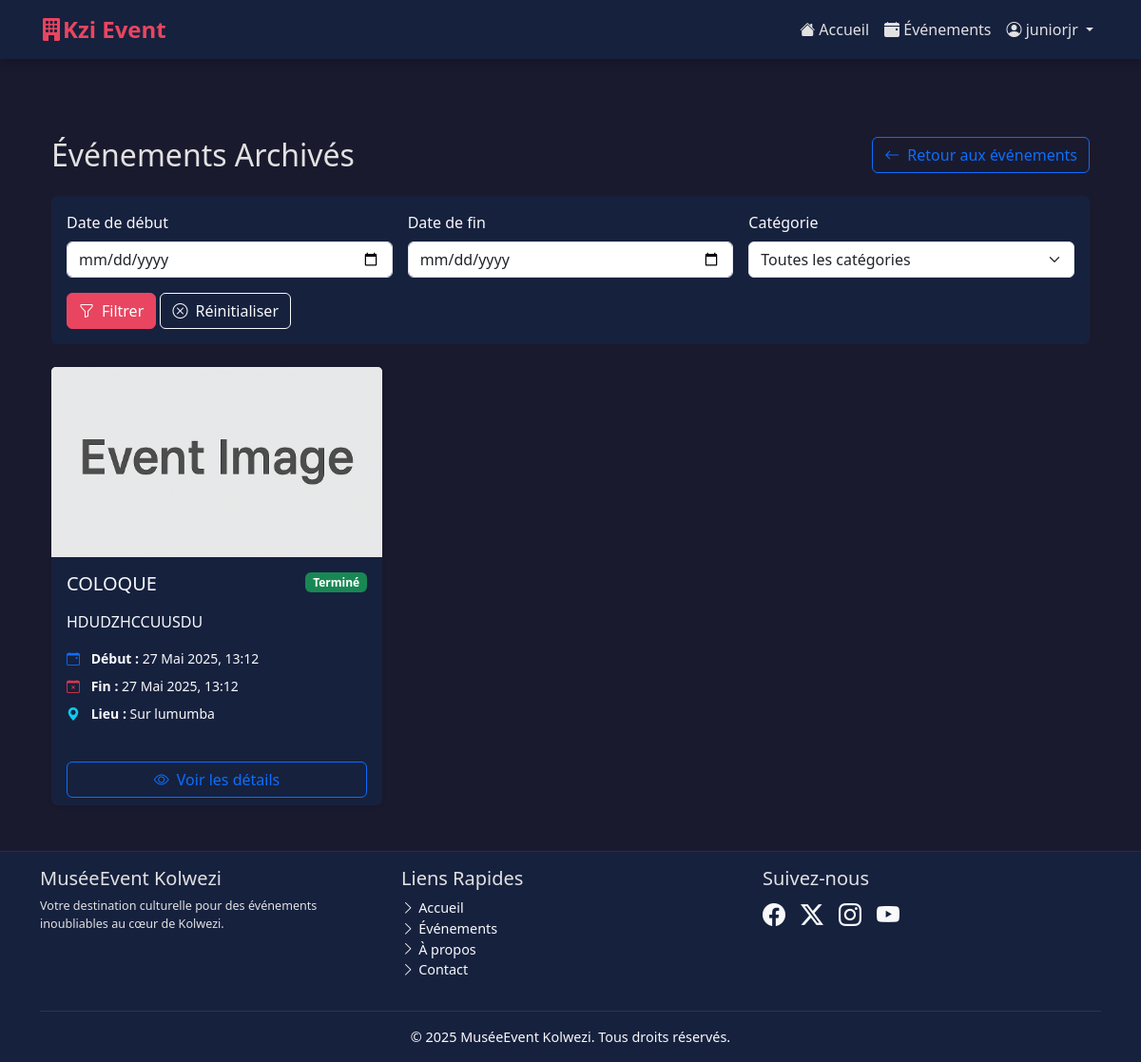
The page /evenements/archives/ (signed in) on the database its author committed.
### GestionEvenement/models.py (models this page shows, shortened)
class Evenement(models.Model):
    STATUT_CHOICES = [
        ('BROUILLON', 'Brouillon'),
        ('PUBLIE', 'Publié'),
        ('ANNULE', 'Annulé'),
        ('TERMINE', 'Terminé'),
    ]
    nom = models.CharField(max_length=200)
    description = models.TextField()
    date_debut = models.DateTimeField()
    date_fin = models.DateTimeField()
    lieu = models.CharField(max_length=255)
    capacite = models.PositiveIntegerField()
    prix = models.DecimalField(max_digits=10, decimal_places=2, default=0.00)
    statut = models.CharField(max_length=20, choices=STATUT_CHOICES, default='BROUILLON')
    image = models.ImageField(upload_to='evenements/', null=True, blank=True)
    categorie = models.ForeignKey(CategorieEvenement, on_delete=models.SET_NULL, null=True, blank=True, related_name='evenements_cat')
    calendrier = models.ForeignKey(Calendrier, on_delete=models.SET_NULL, null=True, blank=True, related_name='evenements_cal')
    responsable_programmation = models.ForeignKey(ChargeDeProgrammation, on_delete=models.SET_NULL, null=True, blank=True, related_name='evenements_programmes')
    responsable_communication = models.ForeignKey(ChargeDeCommunication, on_delete=models.SET_NULL, null=True, blank=True, related_name='evenements_communiques')

### GestionEvenement/views.py (the view)
# urls.py: path('evenements/archives/', views.evenements_archives, name='evenements_archives'),
@login_required
@user_passes_test(lambda u: hasattr(u, "chargedeprogrammation") or is_admin_staff(u))
def evenements_archives(request):
    evenements = Evenement.objects.filter(
        date_fin__lt=timezone.now()
    ).order_by('-date_fin')
    context = {
        'evenements': evenements
    }
    return render(request, 'GestionEvenement/evenements/evenements_archives.html', context)

### GestionEvenement/templates/GestionEvenement/evenements/evenements_archives.html (shortened to what this page needs)
{% extends "GestionEvenement/base.html" %}
{% load static %}
{% block content %}
<div class="container py-5">
    <div class="row">
        <div class="col-12">
            <div class="d-flex justify-content-between align-items-center mb-4">
                <h2 class="mb-0">Événements Archivés</h2>
                <a href="{% url 'GestionEvenement:liste_evenements_admin' %}" class="btn btn-outline-primary">
                    <i class="bi bi-arrow-left me-2"></i>Retour aux événements
                </a>
            </div>
            <div class="card mb-4" style="background-color: var(--secondary-dark); border: none;">
                <div class="card-body">
                    <form method="get" class="row g-3">
                        <div class="col-md-4">
                            <label for="date_debut" class="form-label text-light">Date de début</label>
                            <input type="date" class="form-control" id="date_debut" name="date_debut" value="{{ request.GET.date_debut|default:'' }}">
                        </div>
                        <div class="col-md-4">
                            <label for="date_fin" class="form-label text-light">Date de fin</label>
                            <input type="date" class="form-control" id="date_fin" name="date_fin" value="{{ request.GET.date_fin|default:'' }}">
                        </div>
                        <div class="col-md-4">
                            <label for="categorie" class="form-label text-light">Catégorie</label>
                            <select class="form-select" id="categorie" name="categorie">
                                <option value="">Toutes les catégories</option>
                            </select>
                        </div>
                        <div class="col-12">
                            <button type="submit" class="btn btn-primary">
                                <i class="bi bi-funnel me-2"></i>Filtrer
                            </button>
                            <a href="{% url 'GestionEvenement:evenements_archives' %}" class="btn btn-outline-light">
                                <i class="bi bi-x-circle me-2"></i>Réinitialiser
                            </a>
                        </div>
                    </form>
                </div>
            </div>
            {% if evenements %}
                <div class="row row-cols-1 row-cols-md-2 row-cols-lg-3 g-4">
                    {% for evenement in evenements %}
                        <div class="col">
                            <div class="card h-100 shadow-sm" style="background-color: var(--secondary-dark); border: none;">
                                {% if evenement.image %}
                                    <img src="{{ evenement.image.url }}" class="card-img-top" alt="{{ evenement.nom }}" style="height: 200px; object-fit: cover;">
                                {% else %}
                                    <img src="{% static 'GestionEvenement/images/placeholder_event.png' %}" class="card-img-top" alt="Image par défaut" style="height: 200px; object-fit: cover;">
                                {% endif %}
                                <div class="card-body">
                                    <div class="d-flex justify-content-between align-items-start mb-2">
                                        <h5 class="card-title text-light">{{ evenement.nom }}</h5>
                                        <span class="badge {% if evenement.statut == 'TERMINE' %}bg-success{% elif evenement.statut == 'ANNULE' %}bg-danger{% else %}bg-secondary{% endif %}">
                                            {{ evenement.get_statut_display }}
                                        </span>
                                    </div>
                                    <p class="card-text text-light">{{ evenement.description|truncatewords:20 }}</p>
                                    <ul class="list-unstyled text-light small">
                                        <li class="mb-2">
                                            <i class="bi bi-calendar-event text-primary me-2"></i>
                                            <strong>Début :</strong> {{ evenement.date_debut|date:"d M Y, H:i" }}
                                        </li>
                                        <li class="mb-2">
                                            <i class="bi bi-calendar-x text-danger me-2"></i>
                                            <strong>Fin :</strong> {{ evenement.date_fin|date:"d M Y, H:i" }}
                                        </li>
                                        <li>
                                            <i class="bi bi-geo-alt-fill text-info me-2"></i>
                                            <strong>Lieu :</strong> {{ evenement.lieu }}
                                        </li>
                                    </ul>
                                </div>
                                <div class="card-footer bg-transparent border-top-0">
                                    <div class="d-grid">
                                        <a href="{% url 'GestionEvenement:evenement_detail' evenement.pk %}" class="btn btn-outline-primary">
                                            <i class="bi bi-eye me-2"></i>Voir les détails
                                        </a>
                                    </div>
                                </div>
                            </div>
                        </div>
                    {% endfor %}
                </div>
            {% else %}
                <div class="alert alert-info">
                    <i class="bi bi-info-circle me-2"></i>Aucun événement archivé trouvé.
                </div>
            {% endif %}
        </div>
    </div>
</div>
{% endblock %}

### GestionEvenement/templates/GestionEvenement/base.html (shortened to what this page needs)
{% load static %}
<!DOCTYPE html>
<html lang="fr">
<head>
    <link href="https://cdn.jsdelivr.net/npm/bootstrap@5.3.3/dist/css/bootstrap.min.css" rel="stylesheet">
    <link rel="stylesheet" href="https://cdn.jsdelivr.net/npm/bootstrap-icons@1.11.3/font/bootstrap-icons.min.css">
    <link rel="stylesheet" href="https://cdnjs.cloudflare.com/ajax/libs/OwlCarousel2/2.3.4/assets/owl.carousel.min.css">
    <link rel="stylesheet" href="https://cdnjs.cloudflare.com/ajax/libs/OwlCarousel2/2.3.4/assets/owl.theme.default.min.css">
    {% load static %}
    <link rel="stylesheet" href="{% static "GestionEvenement/css/custom.css" %}">
</head>
<body class="d-flex flex-column min-vh-100">
    <header>
        <nav class="navbar navbar-expand-lg navbar-dark fixed-top shadow-sm">
            <div class="container">
                <a class="navbar-brand fw-bold" href="{% url 'GestionEvenement:accueil' %}">
                    <i class="bi bi-building-fill"></i>Kzi Event
                </a>
                <div class="collapse navbar-collapse" id="navbarNav">
                    <ul class="navbar-nav ms-auto mb-2 mb-lg-0">
                        <li class="nav-item">
                            <a class="nav-link {% if request.resolver_match.url_name == 'accueil' %}active{% endif %}" aria-current="page" href="{% url 'GestionEvenement:accueil' %}">
                                <i class="bi bi-house-fill"></i> Accueil
                            </a>
                        </li>
                        <li class="nav-item">
                            <a class="nav-link" href="{% url 'GestionEvenement:liste_evenements' %}">
                                <i class="bi bi-calendar-event-fill"></i> Événements
                            </a>
                        </li>
                        {% if user.is_authenticated %}
                            <li class="nav-item dropdown">
                                <a class="nav-link dropdown-toggle" href="#" id="navbarDropdownUser" role="button" data-bs-toggle="dropdown" aria-expanded="false">
                                    <i class="bi bi-person-circle"></i> {{ user.username }}
                                </a>
                            </li>
                        {% endif %}
                    </ul>
                </div>
            </div>
        </nav>
    </header>
    <main class="flex-shrink-0 pt-5 mt-5">
        <div class="container">
            {% block content %}
            {% endblock %}
        </div>
    </main>
    <footer class="footer mt-auto py-3 border-top">
        <div class="container">
            <div class="row">
                <div class="col-md-4 mb-3 mb-md-0">
                    <h5 class="text-accent">MuséeEvent Kolwezi</h5>
                    <p class="small">Votre destination culturelle pour des événements inoubliables au cœur de Kolwezi.</p>
                </div>
                <div class="col-md-4 mb-3 mb-md-0">
                    <h5 class="text-accent">Liens Rapides</h5>
                    <ul class="list-unstyled">
                        <li><a href="{% url 'GestionEvenement:accueil' %}" class="text-decoration-none text-light"><i class="bi bi-chevron-right"></i> Accueil</a></li>
                        <li><a href="{% url 'GestionEvenement:liste_evenements' %}" class="text-decoration-none text-light"><i class="bi bi-chevron-right"></i> Événements</a></li>
                        <li><a href="#" class="text-decoration-none text-light"><i class="bi bi-chevron-right"></i> À propos</a></li>
                        <li><a href="#" class="text-decoration-none text-light"><i class="bi bi-chevron-right"></i> Contact</a></li>
                    </ul>
                </div>
                <div class="col-md-4">
                    <h5 class="text-accent">Suivez-nous</h5>
                    <div class="d-flex gap-3 fs-4">
                        <a href="#" class="text-light"><i class="bi bi-facebook"></i></a>
                        <a href="#" class="text-light"><i class="bi bi-twitter-x"></i></a>
                        <a href="#" class="text-light"><i class="bi bi-instagram"></i></a>
                        <a href="#" class="text-light"><i class="bi bi-youtube"></i></a>
                    </div>
                </div>
            </div>
            <hr class="my-3 border-secondary">
            <div class="text-center">
                <span class="text-light">&copy; {% now "Y" %} MuséeEvent Kolwezi. Tous droits réservés.</span>
            </div>
        </div>
    </footer>
</body>
</html>

### GestionEvenement/static/GestionEvenement/css/custom.css (style rules this page uses)
body { font-family: -apple-system, BlinkMacSystemFont, "Segoe UI", Roboto, "Helvetica Neue", Arial, sans-serif; background-color: #f8f9fa; }
.navbar-brand { font-size: 1.5rem; }
.card-title { color: #0056b3; }
.footer { font-size: 0.9rem; }
.btn-primary { background-color: #0056b3; border-color: #0056b3; }
.badge.bg-success { background-color: #198754 !important; }
.card-img-top { background-color: #e9ecef; display: flex; align-items: center; justify-content: center; color: #6c757d; font-weight: bold; }

### GestionEvenement/templates/GestionEvenement/base.html (style rules this page uses)
:root { --primary-dark: #1a1a2e; --secondary-dark: #16213e; --accent-dark: #0f3460; --text-light: #e1e1e1; --accent-color: #e94560; --accent-hover: #cf3e56; }
body { background-color: var(--primary-dark); color: var(--text-light); font-family: 'Segoe UI', Tahoma, Geneva, Verdana, sans-serif; }
.navbar { background-color: var(--secondary-dark) !important; box-shadow: 0 2px 10px rgba(0, 0, 0, 0.3) !important; }
.navbar-brand { color: var(--accent-color) !important; }
.nav-link { color: var(--text-light) !important; transition: color 0.3s ease; }
.btn-primary { background-color: var(--accent-color); border-color: var(--accent-color); }
.card { background-color: var(--secondary-dark); border: none; transition: transform 0.3s ease, box-shadow 0.3s ease; }
.card-title { color: var(--accent-color); }
.footer { background-color: var(--secondary-dark) !important; border-top: 1px solid var(--accent-dark) !important; }
.btn, .card, .nav-link { transition: all 0.3s ease; }

### rows shown on the page
Evenement: nom "COLOQUE", statut "Terminé", description "HDUDZHCCUUSDU", date_debut "27 Mai 2025, 13:12", date_fin "27 Mai 2025, 13:12", lieu "Sur lumumba"

### other values the page prints
{{ user.username }} "juniorjr"
